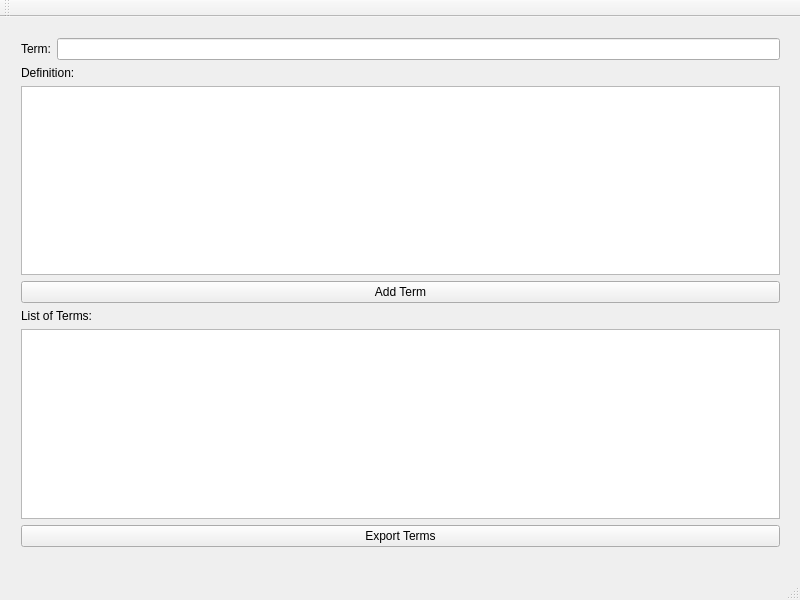
<?xml version="1.0" encoding="UTF-8"?>
<ui version="4.0">
    <class>MainWindow</class>
    <widget class="QMainWindow" name="MainWindow">
        <property name="geometry">
            <rect>
                <x>0</x>
                <y>0</y>
                <width>800</width>
                <height>600</height>
            </rect>
        </property>
        <property name="windowTitle">
            <string>MainWindow</string>
        </property>
        <widget class="QWidget" name="centralWidget">
            <widget class="QWidget" name="verticalLayoutWidget">
                <property name="geometry">
                    <rect>
                        <x>10</x>
                        <y>10</y>
                        <width>781</width>
                        <height>531</height>
                    </rect>
                </property>
                <layout class="QVBoxLayout" name="windowVLayout">
                    <item>
                        <layout class="QHBoxLayout" name="termHLayout">
                            <item>
                                <widget class="QLabel" name="termLabel">
                                    <property name="text">
                                        <string>Term:</string>
                                    </property>
                                    <property name="buddy">
                                        <cstring>termLineEdit</cstring>
                                    </property>
                                </widget>
                            </item>
                            <item>
                                <widget class="QLineEdit" name="termLineEdit"/>
                            </item>
                        </layout>
                    </item>
                    <item>
                        <widget class="QLabel" name="definitionLabel">
                            <property name="text">
                                <string>Definition:</string>
                            </property>
                            <property name="buddy">
                                <cstring>definitionTextEdit</cstring>
                            </property>
                        </widget>
                    </item>
                    <item>
                        <widget class="QTextEdit" name="definitionTextEdit">
                            <property name="acceptRichText">
                                <bool>false</bool>
                            </property>
                        </widget>
                    </item>
                    <item>
                        <widget class="QPushButton" name="addTermButton">
                            <property name="text">
                                <string>Add Term</string>
                            </property>
                        </widget>
                    </item>
                    <item>
                        <widget class="QLabel" name="termListLabel">
                            <property name="text">
                                <string>List of Terms:</string>
                            </property>
                            <property name="buddy">
                                <cstring>termList</cstring>
                            </property>
                        </widget>
                    </item>
                    <item>
                        <widget class="QListWidget" name="termList"/>
                    </item>
                    <item>
                        <widget class="QPushButton" name="exportTermsButton">
                            <property name="text">
                                <string>Export Terms</string>
                            </property>
                        </widget>
                    </item>
                </layout>
            </widget>
        </widget>
        <widget class="QMenuBar" name="menuBar">
            <property name="geometry">
                <rect>
                    <x>0</x>
                    <y>0</y>
                    <width>800</width>
                    <height>22</height>
                </rect>
            </property>
        </widget>
        <widget class="QToolBar" name="mainToolBar">
            <attribute name="toolBarArea">
                <enum>TopToolBarArea</enum>
            </attribute>
            <attribute name="toolBarBreak">
                <bool>false</bool>
            </attribute>
        </widget>
        <widget class="QStatusBar" name="statusBar"/>
    </widget>
    <layoutdefault spacing="6" margin="11"/>
    <tabstops>
        <tabstop>termLineEdit</tabstop>
        <tabstop>definitionTextEdit</tabstop>
        <tabstop>addTermButton</tabstop>
        <tabstop>termList</tabstop>
        <tabstop>exportTermsButton</tabstop>
    </tabstops>
    <resources/>
    <connections>
        <connection>
            <sender>addTermButton</sender>
            <signal>clicked()</signal>
            <receiver>termList</receiver>
            <slot>update()</slot>
            <hints>
                <hint type="sourcelabel">
                    <x>400</x>
                    <y>315</y>
                </hint>
                <hint type="destinationlabel">
                    <x>400</x>
                    <y>452</y>
                </hint>
            </hints>
        </connection>
        <connection>
            <sender>termList</sender>
            <signal>itemDoubleClicked(QListWidgetItem*)</signal>
            <receiver>termLineEdit</receiver>
            <slot>update()</slot>
            <hints>
                <hint type="sourcelabel">
                    <x>400</x>
                    <y>452</y>
                </hint>
                <hint type="destinationlabel">
                    <x>422</x>
                    <y>63</y>
                </hint>
            </hints>
        </connection>
    </connections>
</ui>
